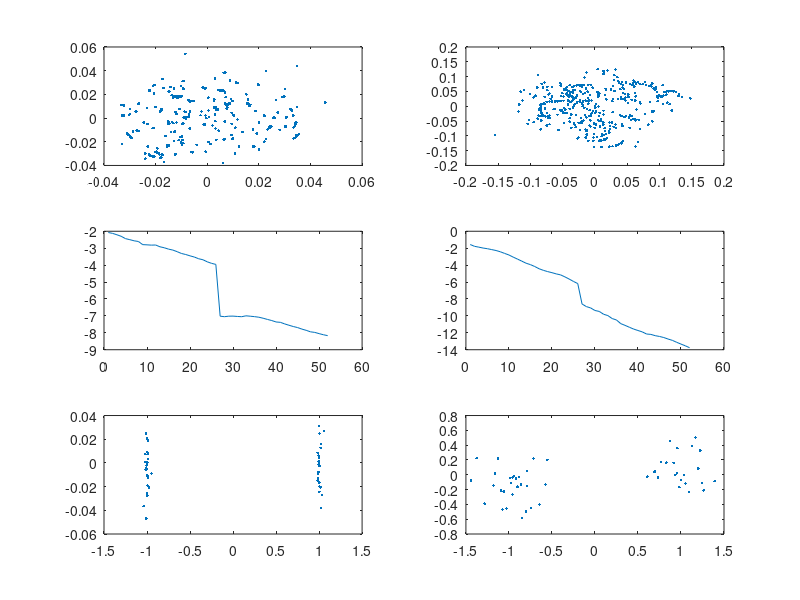

Reproduce this figure in MATLAB.
clc;
clearvars;
% close all;

load Y_1
load Y_2

Fs = 20e6;
Ts = 1/Fs;

lt = [1 1 -1 -1 1 1 -1 1 -1 1 1 1 1 1 1 -1 -1 1 1 -1 1 -1 1 1 1 1 0,...
                1 -1 -1 1 1 -1 1 -1 1 -1 -1 -1 -1 -1 1 1 -1 -1 1 -1 1 -1,...
                1 1 1 1];
lt = [lt(27:end) lt(1:26)];
lt(1) = [];

y1 = Y_1;
y2 = Y_2;

lt11 = y1(193:256);
lt21 = y1(257:320);

lt12 = y2(193:256);
lt22 = y2(257:320);

off1 = angle(sum(lt11.*conj(lt21)))/(pi*2*64*Ts);
off2 = angle(sum(lt12.*conj(lt22)))/(pi*2*64*Ts);

ang1 = exp(sqrt(-1)*(909382:909382+399)*2*pi*Ts*off1);
ang2 = exp(sqrt(-1)*(915909:915909+399)*2*pi*Ts*off2);

y1 = y1.*ang1;
y2 = y2.*ang2;



lt11 = y1(193:256);
lt21 = y1(257:320);

lt12 = y2(193:256);
lt22 = y2(257:320);



lt11 = fft(lt11);
lt11([1, 28:38]) = [];

lt21 = fft(lt21);
lt21([1, 28:38]) = [];



lt12 = fft(lt12);
lt12([1, 28:38]) = [];

lt22 = fft(lt22);
lt22([1, 28:38]) = [];



c11 = lt11./lt;
c21 = lt21./lt;
c1 = 0.5*(c11 + c21);




c12 = lt12./lt;
c22 = lt22./lt;
c2 = 0.5*(c12 + c22);


s1 = y1(337:end);
s2 = y2(337:end);


s1 = fft(s1);
s1([1, 28:38]) = [];

s2 = fft(s2);
s2([1, 28:38]) = [];


s1 = s1./c1;
s2 = s2./c2;


p1 = sum(s1([32 46 7 21])./[1 1 1 -1])/4;
s1 = s1.*conj(p1);
s1 = s1./abs(p1);

p2 = sum(s2([32 46 7 21])./[1 1 1 -1])/4;
s2 = s2.*conj(p2);
s2 = s2./abs(p2);


%%

r11 = s1(real(s1) > 0);
m11 = sum((real(r11) - 1).^-2);
r21 = s1(real(s1) < 0);
m21 = sum((real(r21) + 1).^-2);
m1 = .5*(m11 + m21)/sum(abs(s1).^2)


r12 = s1(real(s2) > 0);
m12 = sum((real(r12) - 1).^-2);
r22 = s1(real(s2) < 0);
m22 = sum((real(r22) + 1).^-2);
m2 = .5*(m12 + m22)/sum(abs(s2).^2)



%% Plots

m = 3;

subplot(m,2,1)
plot(y1, '.')
subplot(m,2,2)
plot(y2, '.')

subplot(m,2,3)
plot(unwrap(angle(c1)))
subplot(m,2,4)
plot(unwrap(angle(c2)))

subplot(m,2,5)
plot(s1, '.')
subplot(m,2,6)
plot(s2, '.')

% whos
















